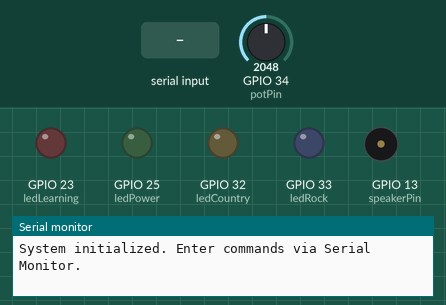
This sketch was run on a simulated ESP32. On the bench: output pins drawn as LEDs (lit = HIGH), buzzer (waves = sounding), the last lines printed to the serial monitor. Inputs (shaded band) come from the test bench; at power-on: GPIO 34 (potPin) = 2048.

Above: at 1.2 s.
1.3 s: "POWER\n" received over Serial
At 2.6 s:
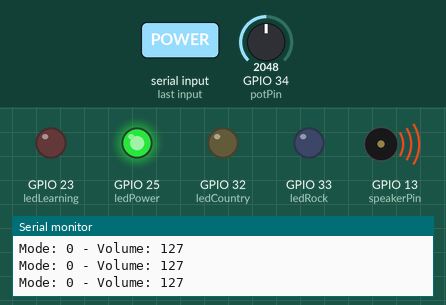
2.9 s: "ROCK\n" received over the second serial link
At 4.2 s:
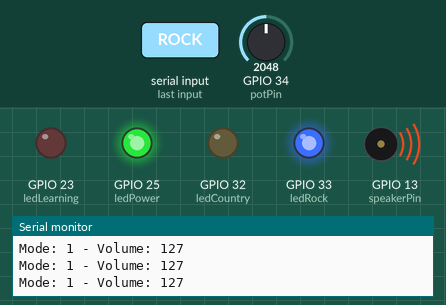
4.5 s: GPIO 34 (potPin) set to 19
At 5.3 s:
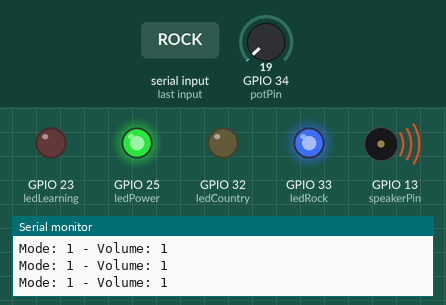
6.0 s: GPIO 34 (potPin) set to 15
At 7.1 s:
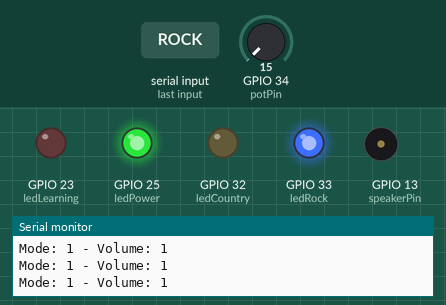
7.5 s: "CONTRY\n" received over Serial
At 8.5 s:
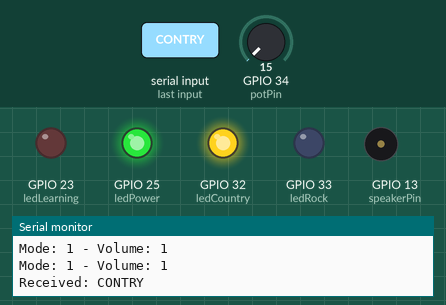
9.1 s: "LEARNING\n" received over the second serial link
At 9.9 s:
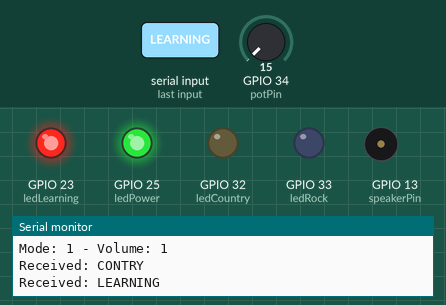
Timing chart, 0 to 11.7 s (numbered marks = the images above; inputs shaded):
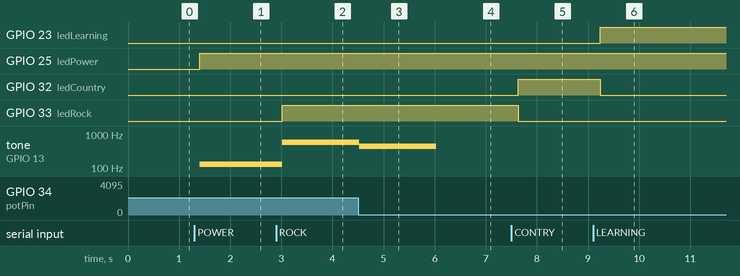

Measured:
- the behaviour switches between 17 and 16 on GPIO 34 (potPin) (found by bisection; images 3 and 4)
- after the input at 1.3 s, GPIO 25 (ledPower): LOW → HIGH after 0.11 s; tone on GPIO 13 (speakerPin): silent → 127 Hz after 0.11 s
- after the input at 2.9 s, GPIO 33 (ledRock): LOW → HIGH after 0.11 s; tone on GPIO 13 (speakerPin): 127 Hz → 567 Hz after 0.11 s
- after the input at 4.5 s, tone on GPIO 13 (speakerPin): 567 Hz → 441 Hz at once
- after the input at 6.0 s, tone on GPIO 13 (speakerPin): 441 Hz → silent at once
- after the input at 7.5 s, GPIO 32 (ledCountry): LOW → HIGH after 0.13 s; GPIO 33 (ledRock): HIGH → LOW after 0.13 s
- after the input at 9.1 s, GPIO 23 (ledLearning): LOW → HIGH after 0.14 s; GPIO 32 (ledCountry): HIGH → LOW after 0.14 s

The sketch:

sketch.ino
```cpp
#include <BluetoothSerial.h>

BluetoothSerial SerialBT;

// Піни для індикаторів
const int ledPower = 25;
const int ledRock = 33;
const int ledCountry = 32;
const int ledLearning = 23;

// Пін для динаміка
const int speakerPin = 13;

// Пін для регулювання гучності
const int potPin = 34;

bool powerState = false;
int currentMode = 0; // 0 - нормальний, 1 - рок, 2 - кантрі, 3 - навчання
int customModeFrequency = 0; // Частота для користувацького режиму
String customModeName = ""; // Назва користувацького режиму

// Змінні для режиму навчання
bool learningPhase = true;
unsigned long lastToggleTime = 0;
const unsigned long learningInterval = 2000; // Інтервал в мілісекундах для кожної фази

void setup() {
  Serial.begin(115200);
  //SerialBT.begin("GuitarController"); // Ініціалізуємо Bluetooth

  // Ініціалізуємо LEDC
  ledcSetup(0, 5000, 8); // канал 0, частота 5000 Гц, біти роздільної здатності 8
  ledcAttachPin(speakerPin, 0); // Прикріплюємо пін до каналу 0 LEDC

  // Налаштування пінів
  pinMode(ledPower, OUTPUT);
  pinMode(ledRock, OUTPUT);
  pinMode(ledCountry, OUTPUT);
  pinMode(ledLearning, OUTPUT);
  pinMode(speakerPin, OUTPUT);
  pinMode(potPin, INPUT);  // Set the potentiometer pin as an input

  // Вимикаємо всі світлодіоди
  digitalWrite(ledPower, LOW);
  digitalWrite(ledRock, LOW);
  digitalWrite(ledCountry, LOW);
  digitalWrite(ledLearning, LOW);

  Serial.println("System initialized. Enter commands via Serial Monitor.");
}

void loop() {
  // Відображення стану світлодіодів
  digitalWrite(ledPower, powerState ? HIGH : LOW);
  digitalWrite(ledRock, (currentMode == 1) ? HIGH : LOW);
  digitalWrite(ledCountry, (currentMode == 2) ? HIGH : LOW);
  digitalWrite(ledLearning, (currentMode == 3) ? HIGH : LOW);

  // Читання гучності
  int sensorValue = analogRead(potPin);
  int volume = map(sensorValue, 0, 4095, 0, 255); // Оновлено для більш точного діапазону ADC ESP32

  // Імітація аудіо виходу
  if (powerState) {
    if (volume == 0) {
      noTone(speakerPin); // Вимикаємо звук, якщо гучність 0
    } else {
      if (currentMode == 3) { // Режим навчання
        unsigned long currentTime = millis();
        if (currentTime - lastToggleTime >= learningInterval) {
          learningPhase = !learningPhase;
          lastToggleTime = currentTime;
        }
        if (learningPhase) {
          tone(speakerPin, volume+440); // або іншу частоту для режиму навчання
        } else {
          noTone(speakerPin);
        }
      } else if (currentMode == 4) { // Користувацький режим
        tone(speakerPin, volume+customModeFrequency);
      } else { // Інші режими
        switch (currentMode) {
          case 1:
            tone(speakerPin, volume+440); // Режим рок
            break;
          case 2:
            tone(speakerPin, volume+330); // Режим кантрі
            break;
          default:
            tone(speakerPin, volume); // Нормальний режим
            break;
        }
      }
      Serial.print("Mode: ");
      Serial.print(currentMode);
      Serial.print(" - Volume: ");
      Serial.println(volume);
    }
  } else {
    noTone(speakerPin);
  }

  // Читання даних з Bluetooth або серійного монітора
  if (SerialBT.available() || Serial.available()) {
    String command;
    if (SerialBT.available()) {
      command = SerialBT.readStringUntil('\n');
    } else {
      command = Serial.readStringUntil('\n');
    }
    command.trim();
    Serial.println("Received: " + command);

    if (command == "POWER") {
      powerState = !powerState;
    } else if (command == "ROCK" && powerState) {
      currentMode = 1;
    } else if (command == "CONTRY" && powerState) {
      currentMode = 2;
    } else if (command == "LEARNING" && powerState) {
      currentMode = 3;
      learningPhase = true;
      lastToggleTime = millis();
    } else if (command.startsWith("ADD MODE") && powerState) {
      int spaceIndex = command.indexOf(' ', 9);
      if (spaceIndex != -1) {
        customModeFrequency = command.substring(9, spaceIndex).toInt();
        customModeName = command.substring(spaceIndex + 1);
        currentMode = 4; // Встановлюємо користувацький режим
        Serial.print("Custom Mode Added: ");
        Serial.print(customModeName);
        Serial.print(" with frequency ");
        Serial.println(customModeFrequency);
      }
    }
  }

  delay(100);
}
```
